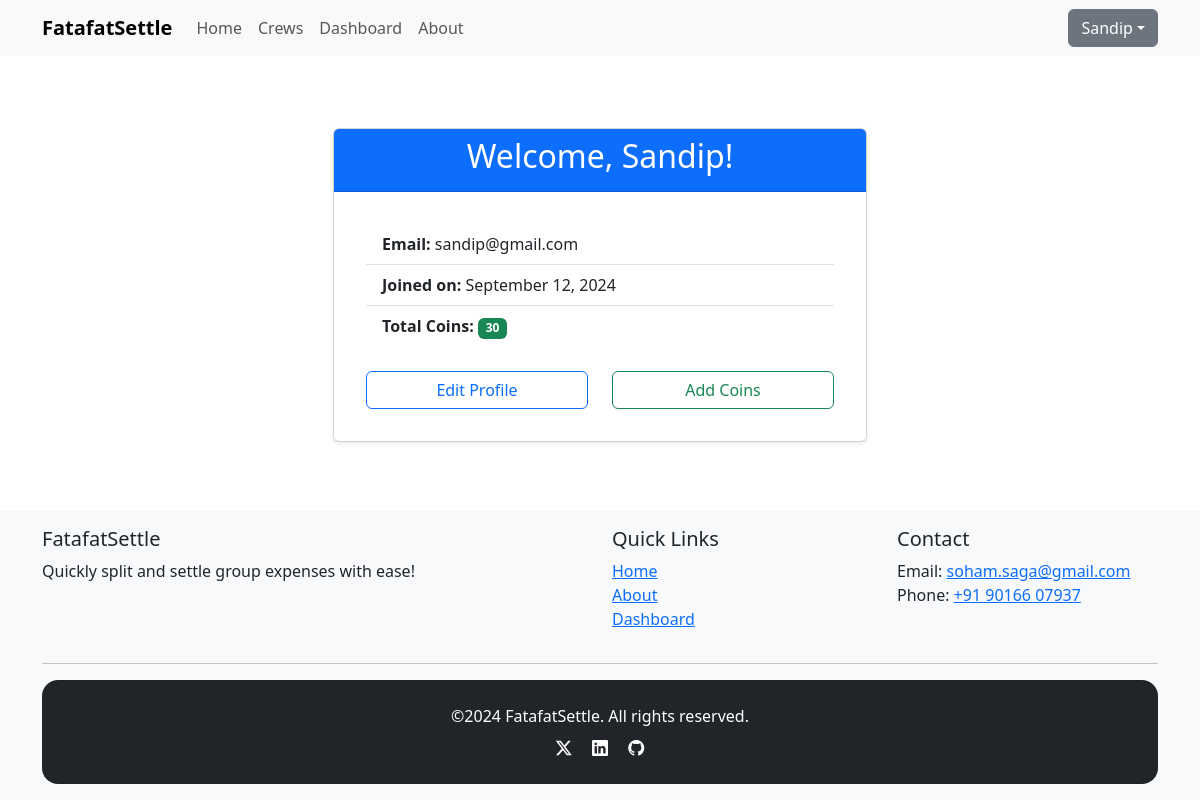
The app's page /accounts/profile/ (signed in) with its own data.
### apps/accounts/models.py (models this page shows, shortened)
class CustomUser(AbstractBaseUser, PermissionsMixin):
    email = models.EmailField(unique=True)
    name = models.CharField(max_length=255)
    is_active = models.BooleanField(default=True)
    is_staff = models.BooleanField(default=False)
    date_joined = models.DateTimeField(default=timezone.now)
    coins = models.PositiveIntegerField(default=0)
    objects = CustomUserManager()
    USERNAME_FIELD = 'email'
    REQUIRED_FIELDS = ['name']

### apps/accounts/views.py (the view)
# urls.py: path('profile/', views.profile, name='profile'),
@login_required
def profile(request):
    context = {
        'user': request.user,
    }
    return render(request, 'accounts/profile.html', context)

### apps/accounts/templates/accounts/profile.html
{% extends 'base.html' %}
{% block content %}
<div class="container my-5">
    <div class="row justify-content-center">
        <div class="col-md-6">
            <div class="card shadow-sm">
                <div class="card-header bg-primary text-white text-center">
                    <h2>Welcome, {{ user.name }}!</h2>
                </div>
                <div class="card-body">
                    <ul class="list-group list-group-flush">
                        <li class="list-group-item">
                            <strong>Email:</strong> {{ user.email }}
                        </li>
                        <li class="list-group-item">
                            <strong>Joined on:</strong> {{ user.date_joined|date:"F j, Y" }}
                        </li>
                        <li class="list-group-item">
                            <strong>Total Coins:</strong> <span class="badge bg-success">{{ user.coins }}</span>
                        </li>
                    </ul>
                    <div class="mt-4">
                        <div class="row">
                            <div class="col-6">
                                <a href="{% url 'accounts:edit' %}" class="btn btn-outline-primary w-100">
                                    Edit Profile
                                </a>
                            </div>
                            <div class="col-6">
                                <a href="{% url 'demo:payment' %}" class="btn btn-outline-success w-100">
                                    Add Coins
                                </a>
                            </div>
                        </div>
                    </div>
                </div>
            </div>
        </div>
    </div>
</div>
{% endblock %}

### templates/navbar.html (shortened to what this page needs)
<nav class="navbar navbar-expand-lg navbar-light bg-light">
  <div class="container">
    <a class="navbar-brand fw-bold" href="{% url 'core:home' %}">FatafatSettle</a>
    <div class="collapse navbar-collapse" id="navbarNav">
      <ul class="navbar-nav me-auto">
        <li class="nav-item">
          <a class="nav-link" href="{% url 'core:home' %}">Home</a>
        </li>
        {% if user.is_authenticated %}
          <li class="nav-item">
            <a class="nav-link" href="{% url 'core:list_crew' %}">Crews</a>
          </li>
          <li class="nav-item">
            <a class="nav-link" href="{% url 'core:dashboard' %}">Dashboard</a>
          </li>
        {% endif %}
        <li class="nav-item">
          <a class="nav-link" href="{% url 'core:about' %}">About</a>
        </li>
      </ul>
      <ul class="navbar-nav">
        {% if user.is_authenticated %}
          <div class="dropdown">
            <button class="btn btn-secondary dropdown-toggle" type="button" data-bs-toggle="dropdown" aria-expanded="false">{{ user.name }}</button>
          </div>
        {% endif %}
      </ul>
    </div>
  </div>
</nav>

### static/css/custom.css (style rules this page uses)
body { display: flex; flex-direction: column; min-height: 100vh; }
.card-body { padding: 2rem; }
.text-center { text-align: center; }

### records on screen
CustomUser: name "Sandip", email "sandip@gmail.com", date_joined "September 12, 2024", coins "30"
